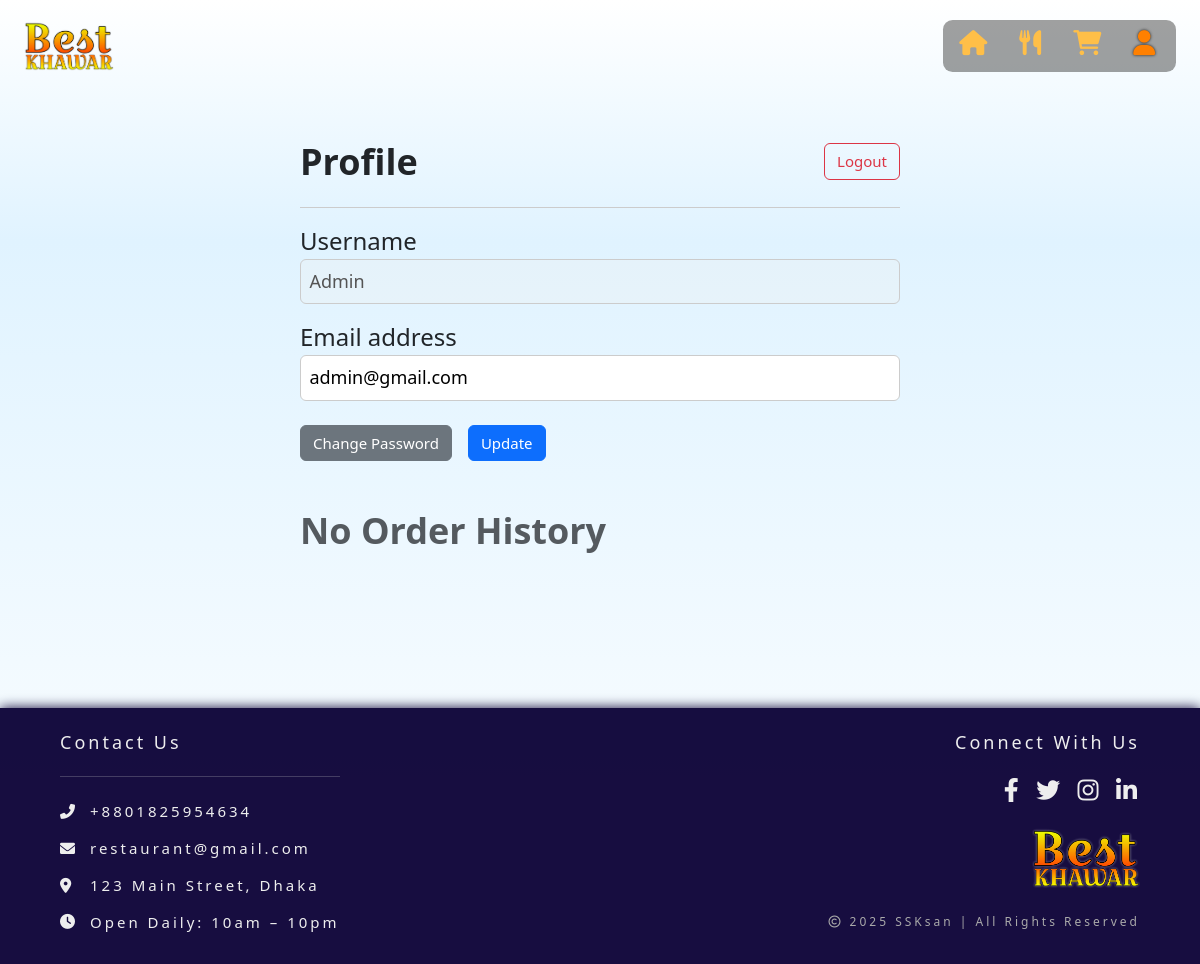
Before: /account/profile/ (signed in) with the older database file.
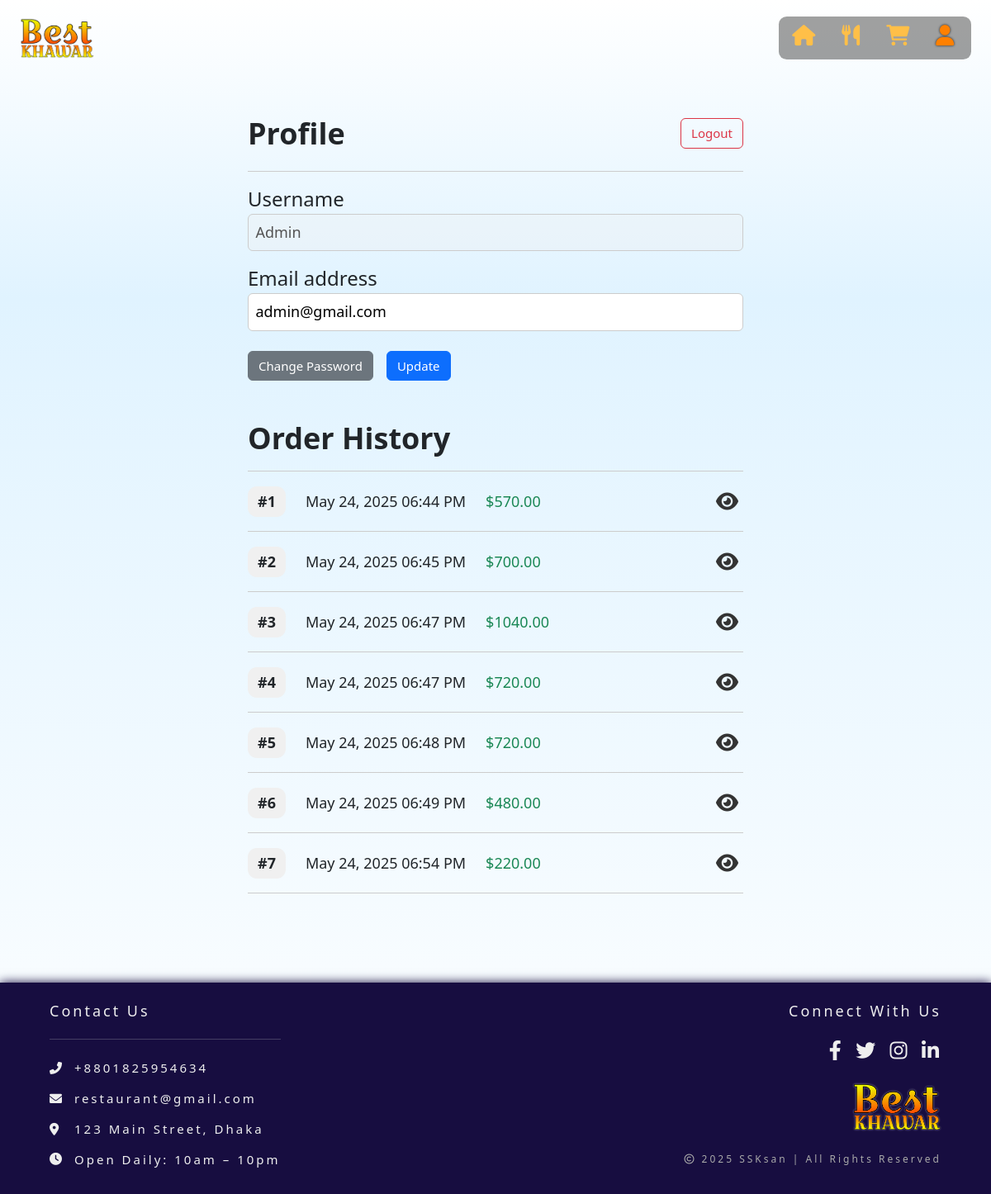
After: the same page with the newer database file.
### orders/models.py (models this page shows, shortened)
class Order(models.Model):
    user = models.ForeignKey(User, on_delete=models.CASCADE)
    subtotal = models.DecimalField(max_digits=6, decimal_places=2, default=0)
    charge = models.DecimalField(max_digits=6, decimal_places=2, default=0)
    order_method = models.CharField(
        max_length=20,
        choices=[('delivery', 'Delivery'), ('pickup', 'Pickup')],
        default='delivery'
    )
    payment_method = models.CharField(
        max_length=20,
        choices=[('cash', 'Cash'), ('digital', 'Bkash')],
        default='cash'
    )
    status = models.CharField(
        max_length=20,
        choices=[('pending', 'Pending'), ('completed', 'Completed')],
        default='pending'
    )
    contact = models.CharField(max_length=20)
    address = models.TextField(blank=True, null=True)
    note = models.TextField(blank=True, null=True)
    orderTime = models.DateTimeField(auto_now_add=True)

### accounts/views.py (the view)
# urls.py: path('profile/', views.profile, name='profile')
@login_required
def profile(request):
    user = request.user
    orders = Order.objects.filter(user=user)
    email = user.email
    if request.method == 'POST':
        user_form = forms.EmailChangeForm(request.POST, instance=user)
        pass_form = forms.PassChangeForm(user, request.POST)
        if user_form.is_valid():
            if email != user.email:
                messages.success(request, 'Email changed successfully!')
                user_form.save()
        else:
            messages.error(request, 'Email change failed! Please try again.')
        if pass_form.is_valid():
            pass_form.save()
            update_session_auth_hash(request, pass_form.user)
            messages.success(request, 'Password changed successfully!')
        elif request.POST.get('old_password') or request.POST.get('new_password1'):
            messages.error(request, 'Password change failed! Please try again.')
            for field in pass_form.errors:
                for error in pass_form.errors[field]:
                    messages.error(request, error)
        return redirect('profile')
    else:
        user_form = forms.EmailChangeForm(instance=user)
        pass_form = forms.PassChangeForm(user)
    return render(request, 'profile.html',
                  {
                      'user': user,
                      'orders': orders,
                      'user_form': user_form,
                      'password_form': pass_form
                  }
           )

### accounts/forms.py (shortened to what this page needs)
class EmailChangeForm(UserChangeForm):
    class Meta:
        model = User
        fields = ('username', 'email',)
    username = forms.CharField(disabled=True)
    password = None

class PassChangeForm(PasswordChangeForm):
    new_password2 = None

### accounts/templates/profile.html (shortened to what this page needs)
{% extends 'base.html' %}
{% load static %}
{% block content %}
<link rel="stylesheet" href="{% static 'css/profile.css' %}">
<div class="container profile-page">
  <form method="POST">
    <div class="profile-section">
      <div class=" profile-header d-flex justify-content-between align-items-center">
        <h2 class="section-title m-0">Profile</h2>
        <a href="{% url 'signout' %}" class="btn btn-outline-danger">Logout</a>
      </div>
      {% for f in user_form %}
        <label>{{ f.label }}</label>
        {{ f }}
      {% endfor %}
      <div class="btn-row d-flex align-items-center gap-3">
        <label for="toggle-password" class="btn btn-secondary toggle-label">Change Password</label>
        <button type="submit" class="btn btn-primary update-btn">Update</button>
      </div>
    </div>
  </form>
  {% if orders %}
  <div class="orders-section">
    <h2 class="section-title">Order History</h2>
    {% for order in orders %}
    <div class="order-item d-flex align-items-center justify-content-between">
      <div class="order-info d-flex align-items-center gap-4">
        <span class="order-id">#{{ order.id }}</span>
        <span>{{ order.orderTime|date:"M d, Y" }} {{ order.orderTime|date:"h:i A" }}</span>
        <span class="text-success">${{ order.subtotal }}</span>
      </div>
      <a href="{% url 'order_detail' order.id %}" class="view-details-btn"><i class="fas fa-eye"></i></a>
    </div>
    {% endfor %}
  </div>
  {% else %}
  <h1 class="section-title text-muted my-5">No Order History</h1>
  {% endif %}
</div>
{% endblock %}

### templates/base.html (shortened to what this page needs)
{% load static %}
<!DOCTYPE html>
<html lang="en">
<head>
    <link rel="stylesheet" href="{% static 'css/nav.css' %}">
    <link rel="stylesheet" href="{% static 'css/foot.css' %}">
    <link href="https://cdn.jsdelivr.net/npm/bootstrap@5.3.3/dist/css/bootstrap.min.css" rel="stylesheet">
    <link rel="stylesheet" href="https://cdnjs.cloudflare.com/ajax/libs/font-awesome/6.0.0/css/all.min.css">
</head>
<body>
    {% include 'navbar.html' %}
    {% block content %}{% endblock %}
    {% include 'footer.html' %}
</body>
</html>

### templates/navbar.html (shortened to what this page needs)
{% load static %}
<nav class="navbar custom-navbar navbar-expand-lg">
    <div class="container-fluid px-4 py-2 d-flex justify-content-between align-items-center w-100">
        <a class="navbar-brand" href="{% url 'home' %}">
            <img src="{% static 'img/logo.png' %}" alt="Logo" class="logo-img">
        </a>
        <div class="collapse navbar-collapse justify-content-end" id="mainNavbar">
            <ul class="navbar-nav d-flex gap-3 ps-2 ms-1 align-items-center text-center">
                <li class="nav-item">
                    <a class="nav-link {% if request.path == '/' %}active-nav{% endif %}" href="{% url 'home' %}">
                        <div class="nav-icon-wrapper">
                            <i class="fas fa-home fa-lg"></i>
                        </div>
                    </a>
                </li>
                <li class="nav-item">
                    <a class="nav-link {% if request.path == '/menu/' %}active-nav{% endif %}" href="{% url 'menu' %}">
                        <div class="nav-icon-wrapper">
                            <i class="fas fa-utensils fa-lg"></i>
                        </div>
                    </a>
                </li>
                <li class="nav-item">
                    <a class="nav-link {% if request.path == '/orders/cart/' %}active-nav{% endif %}" href="{% url 'cart' %}">
                        <div class="nav-icon-wrapper">
                            <i class="fas fa-shopping-cart fa-lg"></i>
                        </div>
                    </a>
                </li>
                <li class="nav-item">
                    <a class="nav-link {% if request.path == '/account/profile/' %}active-nav{% elif request.path == '/account/login/' %}active-nav{% endif %}" href="{% if request.user.is_authenticated %}{% url 'profile' %}{% else %}{% url 'signin' %}{% endif %}">
                        <div class="nav-icon-wrapper">
                            <i class="fas fa-user fa-lg"></i>
                        </div>
                    </a>
                </li>
            </ul>
        </div>
    </div>
</nav>

### templates/footer.html
{% load static %}
<footer class="site-footer">
  <div class="footer-body container d-flex justify-content-between">
    <div class="footer-left d-flex flex-column">
      <h5>Contact Us</h5>
      <hr class="'underline">
      <div class="footer-line"><i class="fas fa-phone-alt"></i><span>+8801825954634</span></div>
      <div class="footer-line"><i class="fas fa-envelope"></i><span>restaurant@gmail.com</span></div>
      <div class="footer-line"><i class="fas fa-map-marker-alt"></i><span>123 Main Street, Dhaka</span></div>
      <div class="footer-line"><i class="fas fa-clock"></i><span>Open Daily: 10am – 10pm</span></div>
    </div>
    <div class="footer-right">
      <div class="social-block">
        <h5>Connect With Us</h5>
        <div class="social-icons d-flex">
          <a href="#"><i class="fab fa-facebook-f"></i></a>
          <a href="#"><i class="fab fa-twitter"></i></a>
          <a href="#"><i class="fab fa-instagram"></i></a>
          <a href="#"><i class="fab fa-linkedin-in"></i></a>
        </div>
      </div>
      <img src="{% static 'img/logo.png' %}" alt="Logo" class="logo-img">
      <p class="copyright text-end">
        <i class="far fa-copyright"></i> 2025 SSKsan | All Rights Reserved
      </p>
    </div>
  </div>
</footer>

### static/css/nav.css (style rules this page uses)
:root { --icon-main-color: #ffbf48; --icon-active-color: #ff8000; --icon-hover-color: #ff3665; --light-color: #fff; --dark-color: #1a1a1a; --dark-faded-color: #1a1a1a69; }
body { margin: 0; padding: 0; font-family: 'Segoe UI', Tahoma, Verdana, sans-serif; }
.custom-navbar { background-color: transparent; padding: 0.5rem 1rem; position: absolute; z-index: 100; }
.navbar-brand .logo-img { height: 50px; object-fit: contain; margin: 0; }
.navbar-nav { margin-left: auto; background: var(--dark-faded-color); padding: 0 0.8rem 0.4rem 0; border-radius: 0.6rem; }
.navbar-nav .nav-link { color: var(--dark-color); font-size: 1.25rem; position: relative; display: flex; flex-direction: column; align-items: center; padding: 0.5rem 0.6rem; transition: color 0.2s ease; }
.navbar-nav .nav-link i { position: relative; z-index: 2; color: var(--icon-main-color); transition: color 0.3s ease; }
.active-nav i { color: var(--icon-active-color) !important; text-shadow: var(--dark-color) 0px 0px 3px; }

### static/css/foot.css (style rules this page uses)
.site-footer { background-color: #0b0036f2; color: #eee; padding: 2vw 4vw; letter-spacing: 0.25vw; box-shadow: #0b0036 0 0 1vw; text-wrap: balance; }
.footer-body { max-width: 90vw; margin: 0 auto; gap: 2vw; }
.footer-body h5 { margin-bottom: 0.5vw; font-size: 1.5vw; width: fit-content; }
.footer-body hr { border-top: 0.1vw solid #ccc; }
.footer-line { display: flex; align-items: center; margin: 0.6vw 0; font-size: 1.25vw; }
.footer-line i { min-width: 1.5vw; text-align: left; margin-right: 1vw; }
.social-icons { gap: 1.2vw; margin: 1vw 0; }
.social-icons a { font-size: 2vw; color: #eee; transition: color 0.3s; }
.footer-right, .social-block { display: flex; flex-direction: column; justify-content: space-between; align-items: end; }
.logo-img { height: 5vw; margin-bottom: 1.5vw; }
.copyright { font-size: 1vw; color: #aaa; margin-bottom: 0.75vw; max-width: 40vw; }

### static/css/profile.css (style rules this page uses)
body { background: linear-gradient(to bottom, #fff 0%, #e0f3ff 25%, #fff 100%); }
.profile-page { max-width: 60vw; margin: 4vw auto; padding: 5vw; padding-top: 0; }
.section-title { font-size: 3vw; font-weight: bold; }
.profile-header { padding-bottom: 2vw; gap: 2vw; border-bottom: 1px solid #ccc }
.btn { font-size: 1.25vw; padding: 0.5vw 1vw; margin-top: 2vw; }
.btn.btn-outline-danger { margin-top: 0; }
label { font-weight: 500; font-size: 2vw; margin-top: 1.2vw; display: block; }
input { width: 100%; padding: 0.7vw; font-size: 1.5vw; border: 1px solid #ccc; border-radius: 0.5vw; }
.orders-section .section-title { margin-block: 4vw 0; padding-bottom: 1.5vw; border-bottom: 1px solid #ccc; }
.order-item { font-size: 1.5vw; padding: 1vw 0; border-bottom: 1px solid #ccc; }
.order-id { background-color: #f0f0f0; padding: 0.4vw 1vw; border-radius: 0.7rem; font-weight: 600; }
.view-details-btn { font-size: 2vw; color: #333; padding: 0.5vw; }

Changed rows visible on the page:
added Order: id "1", orderTime "May 24, 2025", orderTime "06:44 PM", subtotal "570.00"
added Order: id "2", orderTime "May 24, 2025", orderTime "06:45 PM", subtotal "700.00"
added Order: id "3", orderTime "May 24, 2025", orderTime "06:47 PM", subtotal "1040.00"
added Order: id "4", orderTime "May 24, 2025", orderTime "06:47 PM", subtotal "720.00"
added Order: id "5", orderTime "May 24, 2025", orderTime "06:48 PM", subtotal "720.00"
added Order: id "6", orderTime "May 24, 2025", orderTime "06:49 PM", subtotal "480.00"
added Order: id "7", orderTime "May 24, 2025", orderTime "06:54 PM", subtotal "220.00"
Other visible differences:
text no longer shown: "No Order History"
text now shown: "Order History"
